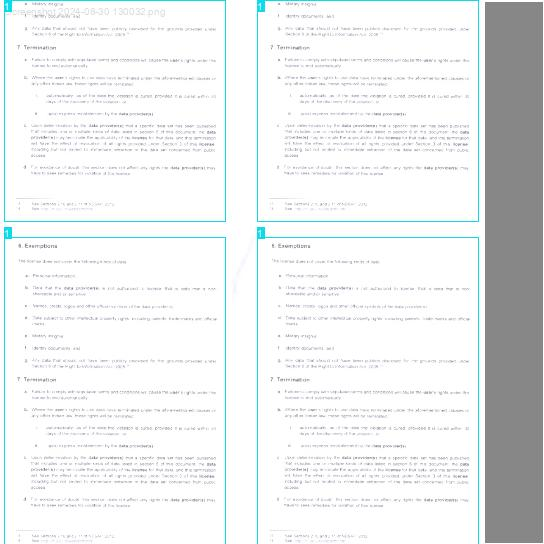
#> input picture Vision_Pipeline/runs/detect/train/train_batch0.jpg, 544 x 544 px; its folder holds only this picture in this run
$ python -i image_translation.py   (imports and definitions only)
#> lines starting #> are read from the running program, lines starting #| are printed output that depends on the picture; after the words box and inside, x2 and y2 are one past the last pixel; in counts of white or black regions, pixels touching at a corner belong together
import cv2
import numpy as np
import os
import matplotlib.pyplot as plt

class TextOrientationDetector:
    def __init__(self, image_path, y_threshold=20, x_threshold=0, line_threshold=5, min_line_length=15):
        self.image_path = image_path
        self.y_threshold = y_threshold
        self.x_threshold = x_threshold
        self.line_threshold = line_threshold
        self.min_line_length = min_line_length
        self.image = self._load_image()
        self.bounding_boxes = []

    def _load_image(self):
        """Load image from path and handle exceptions if file is not found."""
        image = cv2.imread(self.image_path)
#> image is the input picture: shape (544, 544, 3); mean B, G, R 237.5, 237.3, 235.1
        if image is None:
            raise FileNotFoundError(f"Image not found: {self.image_path}")
        return image

    def _preprocess_image(self):
        """Convert image to grayscale and apply binary thresholding."""
        gray = cv2.cvtColor(self.image, cv2.COLOR_BGR2GRAY)
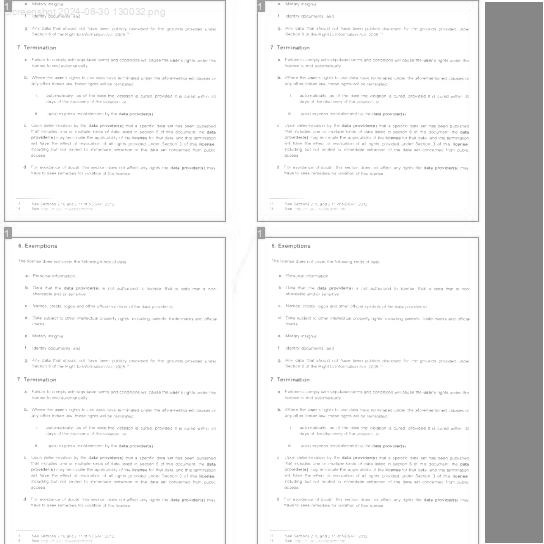
#> gray: shape (544, 544); min 111, max 255, mean 236.7
        _, binary = cv2.threshold(gray, 0, 255, cv2.THRESH_BINARY + cv2.THRESH_OTSU)
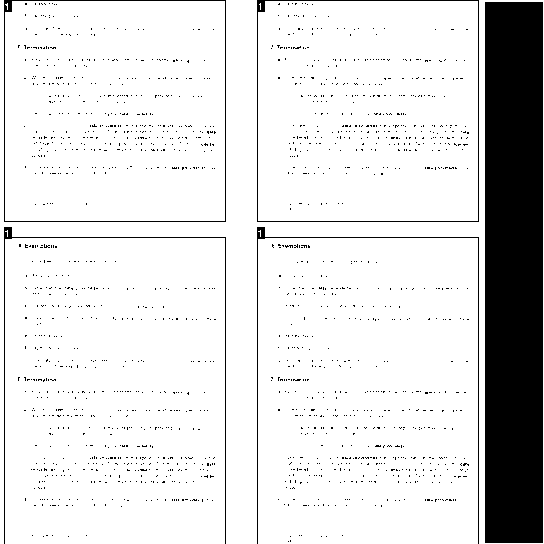
#> binary: shape (544, 544); 87.1% white; 1654 black regions (1649 under 20 px), largest, box (x1, y1, x2, y2) and area: (485, 2, 543, 543) 31378, (257, 0, 479, 222) 953, (4, 0, 226, 222) 951, (4, 227, 226, 544) 912, (257, 227, 479, 544) 912
        return binary

    def detect_text_orientation(self):
        """Detect text contours and return bounding boxes."""
        binary = self._preprocess_image()
        edges = cv2.Canny(binary, 50, 150, apertureSize=7)
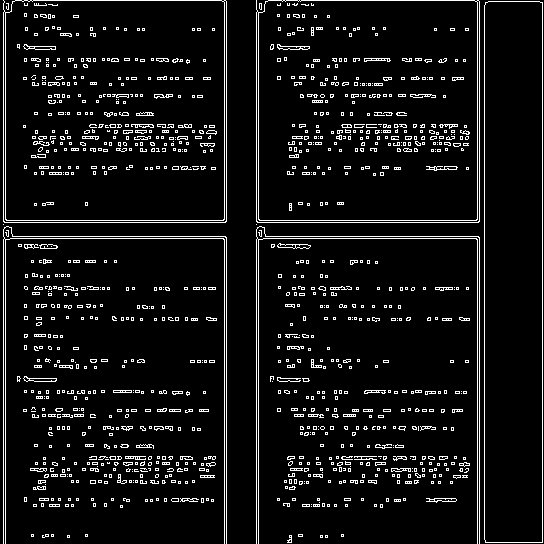
#> edges: shape (544, 544); 7.2% white in thin lines or dots
        contours, _ = cv2.findContours(edges, cv2.RETR_EXTERNAL, cv2.CHAIN_APPROX_SIMPLE)
#> contours = 642 contours, 595 with area under 20; largest, box (x1, y1, x2, y2) and area: (256, 0, 480, 223) 49400, (3, 0, 227, 223) 49398, (484, 1, 543, 543) 31367, (277, 243, 311, 249) 105, (23, 376, 57, 382) 95
        self.bounding_boxes = [cv2.boundingRect(contour) for contour in contours]
#> self.bounding_boxes = 642 items, first 6: (325, 535, 3, 3), (320, 535, 3, 3), (287, 535, 5, 8), (67, 535, 3, 3), (341, 534, 3, 3), (298, 534, 5, 3)
        return self.bounding_boxes

    # [114 lines left out: functions merge_line_bounding_boxes, _merge_horizontal_boxes, detect_lines, draw_bounding_boxes, process_images_in_folder, not called in this run]
        # plt.show()


# process_images_in_folder(r'D:\PycharmProjects\Supreme_Court_Project\supreme_detect\images\train')

>>> result = TextOrientationDetector('runs/detect/train/train_batch0.jpg').detect_text_orientation()
#> result has the same summary as self.bounding_boxes in detect_text_orientation

$ run again, on Vision_Pipeline/runs/detect/train/train_batch1.jpg
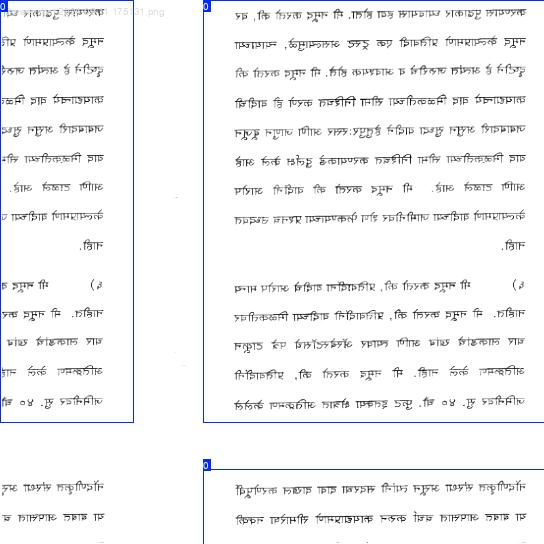
#> input picture Vision_Pipeline/runs/detect/train/train_batch1.jpg, 544 x 544 px
#> in _load_image, image is the input picture: shape (544, 544, 3); mean B, G, R 244.7, 243.9, 243.5
#> in _preprocess_image, `_, binary = cv2.threshold(gray, 0, 255, cv2.THRESH_BINARY + cv2.THRESH..`:
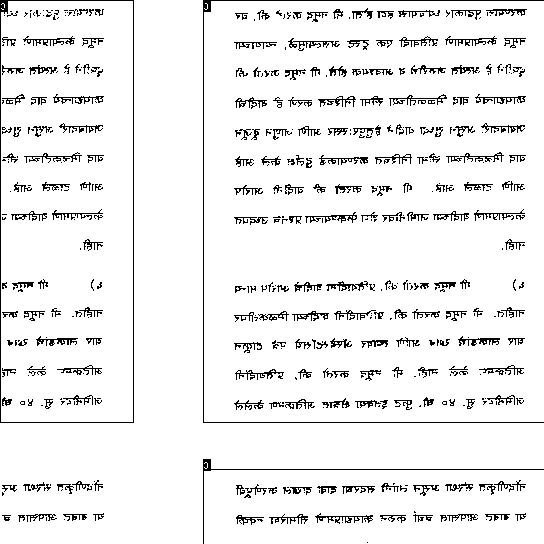
#> binary: shape (544, 544); 93.4% white; black in thin lines or dots
#> in detect_text_orientation, `edges = cv2.Canny(binary, 50, 150, apertureSize=7)`:
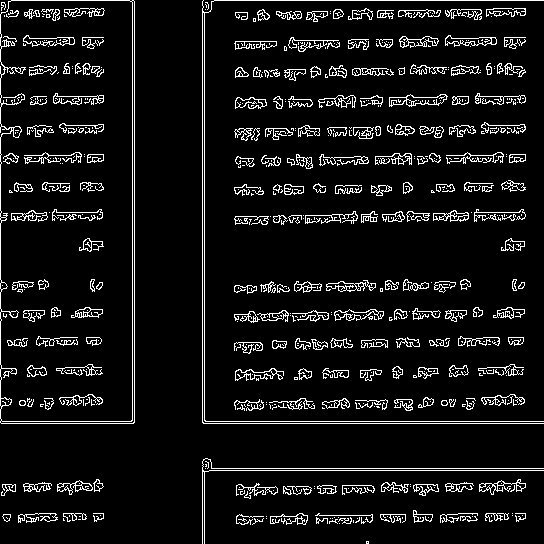
#> edges: shape (544, 544); 7.9% white in thin lines or dots
#> contours = 429 contours, 310 with area under 20; largest, box (x1, y1, x2, y2) and area: (0, 0, 135, 424) 56436, (389, 94, 448, 107) 413, (445, 35, 497, 47) 328, (334, 309, 384, 321) 280, (235, 368, 284, 381) 256
#> self.bounding_boxes = 429 items, first 6: (366, 541, 3, 3), (339, 523, 1, 1), (353, 520, 1, 3), (329, 519, 9, 5), (78, 519, 3, 1), (357, 518, 1, 1)
#> result has the same summary as self.bounding_boxes in detect_text_orientation
